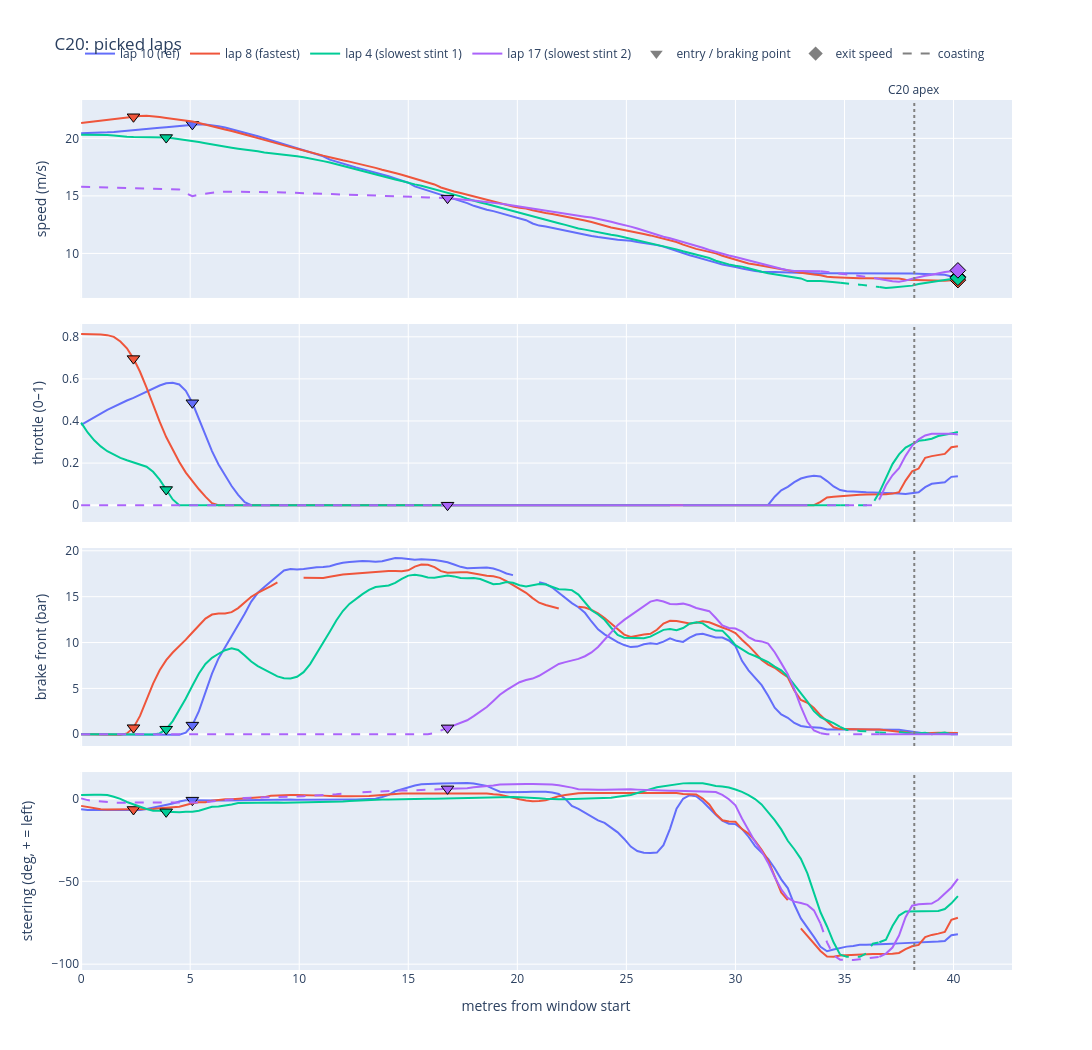

Here is the notebook cell this chart was saved with:
### Markdown cell above
Lap 21's data is not reliable. It is already braking at around 4 bar at the start of the window and there is a break in the brake trace at around 16 to 18 m, so its entry point at 18 m is not its real braking point. It also enters around 4 m/s slower than lap 10 and still comes out as the fastest, which is not possible. This is because the position data (s) of lap 21 is broken in this part of the track, after a gap in the data the position catches up quickly and the time in the window comes out too short. So lap 21 will be left out.

### Code cell
gt.loc[(gt["group"] == "C20") & (gt["lap"] == 21), "gap"] = True   # s broken on lap 21 around C20 (catch-up after a NaN run)
picks = pick_laps(gt, ref)
plot_group("C20").show()

### Figure 1 — Plotly figure (JSON) as saved in the notebook; plotly's stock layout.template omitted (floating-point values rounded to 4 significant figures; data arrays with more than 128 entries replaced by an {"elided": "..."} marker saying what was removed)
{"data": [{"legendgroup": "10", "line": {"color": "#636EFA"}, "mode": "lines", "name": "lap 10 (ref)", "showlegend": true, "type": "scatter", "x": {"elided": "135 float values"}, "xaxis": "x", "y": {"elided": "135 float values"}, "yaxis": "y"}, {"legendgroup": "10", "line": {"color": "#636EFA", "dash": "dash"}, "mode": "lines", "name": "lap 10 (ref) coasting", "showlegend": false, "type": "scatter", "x": {"elided": "135 float values"}, "xaxis": "x", "y": {"elided": "135 float values"}, "yaxis": "y"}, {"hoverinfo": "text", "hovertext": "lap 10: C20 entry (braking)", "legendgroup": "10", "marker": {"color": "#636EFA", "line": {"color": "black", "width": 1}, "size": 11, "symbol": "triangle-down"}, "mode": "markers", "name": "lap 10 (ref)", "showlegend": false, "type": "scatter", "x": [5.1], "xaxis": "x", "y": [21.22], "yaxis": "y"}, {"legendgroup": "10", "line": {"color": "#636EFA"}, "mode": "lines", "name": "lap 10 (ref)", "showlegend": false, "type": "scatter", "x": {"elided": "135 float values"}, "xaxis": "x2", "y": {"elided": "135 float values"}, "yaxis": "y2"}, {"legendgroup": "10", "line": {"color": "#636EFA", "dash": "dash"}, "mode": "lines", "name": "lap 10 (ref) coasting", "showlegend": false, "type": "scatter", "x": {"elided": "135 float values"}, "xaxis": "x2", "y": {"elided": "135 float values"}, "yaxis": "y2"}, {"hoverinfo": "text", "hovertext": "lap 10: C20 entry (braking)", "legendgroup": "10", "marker": {"color": "#636EFA", "line": {"color": "black", "width": 1}, "size": 11, "symbol": "triangle-down"}, "mode": "markers", "name": "lap 10 (ref)", "showlegend": false, "type": "scatter", "x": [5.1], "xaxis": "x2", "y": [0.4865], "yaxis": "y2"}, {"legendgroup": "10", "line": {"color": "#636EFA"}, "mode": "lines", "name": "lap 10 (ref)", "showlegend": false, "type": "scatter", "x": {"elided": "135 float values"}, "xaxis": "x3", "y": {"elided": "135 float values"}, "yaxis": "y3"}, {"legendgroup": "10", "line": {"color": "#636EFA", "dash": "dash"}, "mode": "lines", "name": "lap 10 (ref) coasting", "showlegend": false, "type": "scatter", "x": {"elided": "135 float values"}, "xaxis": "x3", "y": {"elided": "135 float values"}, "yaxis": "y3"}, {"hoverinfo": "text", "hovertext": "lap 10: C20 entry (braking)", "legendgroup": "10", "marker": {"color": "#636EFA", "line": {"color": "black", "width": 1}, "size": 11, "symbol": "triangle-down"}, "mode": "markers", "name": "lap 10 (ref)", "showlegend": false, "type": "scatter", "x": [5.1], "xaxis": "x3", "y": [0.9962], "yaxis": "y3"}, {"legendgroup": "10", "line": {"color": "#636EFA"}, "mode": "lines", "name": "lap 10 (ref)", "showlegend": false, "type": "scatter", "x": {"elided": "135 float values"}, "xaxis": "x4", "y": {"elided": "135 float values"}, "yaxis": "y4"}, {"legendgroup": "10", "line": {"color": "#636EFA", "dash": "dash"}, "mode": "lines", "name": "lap 10 (ref) coasting", "showlegend": false, "type": "scatter", "x": {"elided": "135 float values"}, "xaxis": "x4", "y": {"elided": "135 float values"}, "yaxis": "y4"}, {"hoverinfo": "text", "hovertext": "lap 10: C20 entry (braking)", "legendgroup": "10", "marker": {"color": "#636EFA", "line": {"color": "black", "width": 1}, "size": 11, "symbol": "triangle-down"}, "mode": "markers", "name": "lap 10 (ref)", "showlegend": false, "type": "scatter", "x": [5.1], "xaxis": "x4", "y": [-1.032], "yaxis": "y4"}, {"hoverinfo": "text", "hovertext": "lap 10: exit 7.96 m/s", "legendgroup": "10", "marker": {"color": "#636EFA", "line": {"color": "black", "width": 1}, "size": 12, "symbol": "diamond"}, "mode": "markers", "name": "lap 10 (ref)", "showlegend": false, "type": "scatter", "x": [40.2], "xaxis": "x", "y": [7.961], "yaxis": "y"}, {"legendgroup": "8", "line": {"color": "#EF553B"}, "mode": "lines", "name": "lap 8 (fastest)", "showlegend": true, "type": "scatter", "x": {"elided": "135 float values"}, "xaxis": "x", "y": {"elided": "135 float values"}, "yaxis": "y"}, {"legendgroup": "8", "line": {"color": "#EF553B", "dash": "dash"}, "mode": "lines", "name": "lap 8 (fastest) coasting", "showlegend": false, "type": "scatter", "x": {"elided": "135 float values"}, "xaxis": "x", "y": {"elided": "135 float values"}, "yaxis": "y"}, {"hoverinfo": "text", "hovertext": "lap 8: C20 entry (braking)", "legendgroup": "8", "marker": {"color": "#EF553B", "line": {"color": "black", "width": 1}, "size": 11, "symbol": "triangle-down"}, "mode": "markers", "name": "lap 8 (fastest)", "showlegend": false, "type": "scatter", "x": [2.4], "xaxis": "x", "y": [21.88], "yaxis": "y"}, {"legendgroup": "8", "line": {"color": "#EF553B"}, "mode": "lines", "name": "lap 8 (fastest)", "showlegend": false, "type": "scatter", "x": {"elided": "135 float values"}, "xaxis": "x2", "y": {"elided": "135 float values"}, "yaxis": "y2"}, {"legendgroup": "8", "line": {"color": "#EF553B", "dash": "dash"}, "mode": "lines", "name": "lap 8 (fastest) coasting", "showlegend": false, "type": "scatter", "x": {"elided": "135 float values"}, "xaxis": "x2", "y": {"elided": "135 float values"}, "yaxis": "y2"}, {"hoverinfo": "text", "hovertext": "lap 8: C20 entry (braking)", "legendgroup": "8", "marker": {"color": "#EF553B", "line": {"color": "black", "width": 1}, "size": 11, "symbol": "triangle-down"}, "mode": "markers", "name": "lap 8 (fastest)", "showlegend": false, "type": "scatter", "x": [2.4], "xaxis": "x2", "y": [0.6964], "yaxis": "y2"}, {"legendgroup": "8", "line": {"color": "#EF553B"}, "mode": "lines", "name": "lap 8 (fastest)", "showlegend": false, "type": "scatter", "x": {"elided": "135 float values"}, "xaxis": "x3", "y": {"elided": "135 float values"}, "yaxis": "y3"}, {"legendgroup": "8", "line": {"color": "#EF553B", "dash": "dash"}, "mode": "lines", "name": "lap 8 (fastest) coasting", "showlegend": false, "type": "scatter", "x": {"elided": "135 float values"}, "xaxis": "x3", "y": {"elided": "135 float values"}, "yaxis": "y3"}, {"hoverinfo": "text", "hovertext": "lap 8: C20 entry (braking)", "legendgroup": "8", "marker": {"color": "#EF553B", "line": {"color": "black", "width": 1}, "size": 11, "symbol": "triangle-down"}, "mode": "markers", "name": "lap 8 (fastest)", "showlegend": false, "type": "scatter", "x": [2.4], "xaxis": "x3", "y": [0.7164], "yaxis": "y3"}, {"legendgroup": "8", "line": {"color": "#EF553B"}, "mode": "lines", "name": "lap 8 (fastest)", "showlegend": false, "type": "scatter", "x": {"elided": "135 float values"}, "xaxis": "x4", "y": {"elided": "135 float values"}, "yaxis": "y4"}, {"legendgroup": "8", "line": {"color": "#EF553B", "dash": "dash"}, "mode": "lines", "name": "lap 8 (fastest) coasting", "showlegend": false, "type": "scatter", "x": {"elided": "135 float values"}, "xaxis": "x4", "y": {"elided": "135 float values"}, "yaxis": "y4"}, {"hoverinfo": "text", "hovertext": "lap 8: C20 entry (braking)", "legendgroup": "8", "marker": {"color": "#EF553B", "line": {"color": "black", "width": 1}, "size": 11, "symbol": "triangle-down"}, "mode": "markers", "name": "lap 8 (fastest)", "showlegend": false, "type": "scatter", "x": [2.4], "xaxis": "x4", "y": [-6.655], "yaxis": "y4"}, {"hoverinfo": "text", "hovertext": "lap 8: exit 7.68 m/s", "legendgroup": "8", "marker": {"color": "#EF553B", "line": {"color": "black", "width": 1}, "size": 12, "symbol": "diamond"}, "mode": "markers", "name": "lap 8 (fastest)", "showlegend": false, "type": "scatter", "x": [40.2], "xaxis": "x", "y": [7.681], "yaxis": "y"}, {"legendgroup": "4", "line": {"color": "#00CC96"}, "mode": "lines", "name": "lap 4 (slowest stint 1)", "showlegend": true, "type": "scatter", "x": {"elided": "135 float values"}, "xaxis": "x", "y": {"elided": "135 float values"}, "yaxis": "y"}, {"legendgroup": "4", "line": {"color": "#00CC96", "dash": "dash"}, "mode": "lines", "name": "lap 4 (slowest stint 1) coasting", "showlegend": false, "type": "scatter", "x": {"elided": "135 float values"}, "xaxis": "x", "y": {"elided": "135 float values"}, "yaxis": "y"}, {"hoverinfo": "text", "hovertext": "lap 4: C20 entry (braking)", "legendgroup": "4", "marker": {"color": "#00CC96", "line": {"color": "black", "width": 1}, "size": 11, "symbol": "triangle-down"}, "mode": "markers", "name": "lap 4 (slowest stint 1)", "showlegend": false, "type": "scatter", "x": [3.9], "xaxis": "x", "y": [20.07], "yaxis": "y"}, {"legendgroup": "4", "line": {"color": "#00CC96"}, "mode": "lines", "name": "lap 4 (slowest stint 1)", "showlegend": false, "type": "scatter", "x": {"elided": "135 float values"}, "xaxis": "x2", "y": {"elided": "135 float values"}, "yaxis": "y2"}, {"legendgroup": "4", "line": {"color": "#00CC96", "dash": "dash"}, "mode": "lines", "name": "lap 4 (slowest stint 1) coasting", "showlegend": false, "type": "scatter", "x": {"elided": "135 float values"}, "xaxis": "x2", "y": {"elided": "135 float values"}, "yaxis": "y2"}, {"hoverinfo": "text", "hovertext": "lap 4: C20 entry (braking)", "legendgroup": "4", "marker": {"color": "#00CC96", "line": {"color": "black", "width": 1}, "size": 11, "symbol": "triangle-down"}, "mode": "markers", "name": "lap 4 (slowest stint 1)", "showlegend": false, "type": "scatter", "x": [3.9], "xaxis": "x2", "y": [0.07427], "yaxis": "y2"}, {"legendgroup": "4", "line": {"color": "#00CC96"}, "mode": "lines", "name": "lap 4 (slowest stint 1)", "showlegend": false, "type": "scatter", "x": {"elided": "135 float values"}, "xaxis": "x3", "y": {"elided": "135 float values"}, "yaxis": "y3"}, {"legendgroup": "4", "line": {"color": "#00CC96", "dash": "dash"}, "mode": "lines", "name": "lap 4 (slowest stint 1) coasting", "showlegend": false, "type": "scatter", "x": {"elided": "135 float values"}, "xaxis": "x3", "y": {"elided": "135 float values"}, "yaxis": "y3"}, {"hoverinfo": "text", "hovertext": "lap 4: C20 entry (braking)", "legendgroup": "4", "marker": {"color": "#00CC96", "line": {"color": "black", "width": 1}, "size": 11, "symbol": "triangle-down"}, "mode": "markers", "name": "lap 4 (slowest stint 1)", "showlegend": false, "type": "scatter", "x": [3.9], "xaxis": "x3", "y": [0.5509], "yaxis": "y3"}, {"legendgroup": "4", "line": {"color": "#00CC96"}, "mode": "lines", "name": "lap 4 (slowest stint 1)", "showlegend": false, "type": "scatter", "x": {"elided": "135 float values"}, "xaxis": "x4", "y": {"elided": "135 float values"}, "yaxis": "y4"}, {"legendgroup": "4", "line": {"color": "#00CC96", "dash": "dash"}, "mode": "lines", "name": "lap 4 (slowest stint 1) coasting", "showlegend": false, "type": "scatter", "x": {"elided": "135 float values"}, "xaxis": "x4", "y": {"elided": "135 float values"}, "yaxis": "y4"}, {"hoverinfo": "text", "hovertext": "lap 4: C20 entry (braking)", "legendgroup": "4", "marker": {"color": "#00CC96", "line": {"color": "black", "width": 1}, "size": 11, "symbol": "triangle-down"}, "mode": "markers", "name": "lap 4 (slowest stint 1)", "showlegend": false, "type": "scatter", "x": [3.9], "xaxis": "x4", "y": [-8.064], "yaxis": "y4"}, {"hoverinfo": "text", "hovertext": "lap 4: exit 7.88 m/s", "legendgroup": "4", "marker": {"color": "#00CC96", "line": {"color": "black", "width": 1}, "size": 12, "symbol": "diamond"}, "mode": "markers", "name": "lap 4 (slowest stint 1)", "showlegend": false, "type": "scatter", "x": [40.2], "xaxis": "x", "y": [7.88], "yaxis": "y"}, {"legendgroup": "17", "line": {"color": "#AB63FA"}, "mode": "lines", "name": "lap 17 (slowest stint 2)", "showlegend": true, "type": "scatter", "x": {"elided": "135 float values"}, "xaxis": "x", "y": {"elided": "135 float values"}, "yaxis": "y"}, {"legendgroup": "17", "line": {"color": "#AB63FA", "dash": "dash"}, "mode": "lines", "name": "lap 17 (slowest stint 2) coasting", "showlegend": false, "type": "scatter", "x": {"elided": "135 float values"}, "xaxis": "x", "y": {"elided": "135 float values"}, "yaxis": "y"}, {"hoverinfo": "text", "hovertext": "lap 17: C20 entry (braking)", "legendgroup": "17", "marker": {"color": "#AB63FA", "line": {"color": "black", "width": 1}, "size": 11, "symbol": "triangle-down"}, "mode": "markers", "name": "lap 17 (slowest stint 2)", "showlegend": false, "type": "scatter", "x": [16.8], "xaxis": "x", "y": [14.8], "yaxis": "y"}, {"legendgroup": "17", "line": {"color": "#AB63FA"}, "mode": "lines", "name": "lap 17 (slowest stint 2)", "showlegend": false, "type": "scatter", "x": {"elided": "135 float values"}, "xaxis": "x2", "y": {"elided": "135 float values"}, "yaxis": "y2"}, {"legendgroup": "17", "line": {"color": "#AB63FA", "dash": "dash"}, "mode": "lines", "name": "lap 17 (slowest stint 2) coasting", "showlegend": false, "type": "scatter", "x": {"elided": "135 float values"}, "xaxis": "x2", "y": {"elided": "135 float values"}, "yaxis": "y2"}, {"hoverinfo": "text", "hovertext": "lap 17: C20 entry (braking)", "legendgroup": "17", "marker": {"color": "#AB63FA", "line": {"color": "black", "width": 1}, "size": 11, "symbol": "triangle-down"}, "mode": "markers", "name": "lap 17 (slowest stint 2)", "showlegend": false, "type": "scatter", "x": [16.8], "xaxis": "x2", "y": [0], "yaxis": "y2"}, {"legendgroup": "17", "line": {"color": "#AB63FA"}, "mode": "lines", "name": "lap 17 (slowest stint 2)", "showlegend": false, "type": "scatter", "x": {"elided": "135 float values"}, "xaxis": "x3", "y": {"elided": "135 float values"}, "yaxis": "y3"}, {"legendgroup": "17", "line": {"color": "#AB63FA", "dash": "dash"}, "mode": "lines", "name": "lap 17 (slowest stint 2) coasting", "showlegend": false, "type": "scatter", "x": {"elided": "135 float values"}, "xaxis": "x3", "y": {"elided": "135 float values"}, "yaxis": "y3"}, {"hoverinfo": "text", "hovertext": "lap 17: C20 entry (braking)", "legendgroup": "17", "marker": {"color": "#AB63FA", "line": {"color": "black", "width": 1}, "size": 11, "symbol": "triangle-down"}, "mode": "markers", "name": "lap 17 (slowest stint 2)", "showlegend": false, "type": "scatter", "x": [16.8], "xaxis": "x3", "y": [0.6972], "yaxis": "y3"}, {"legendgroup": "17", "line": {"color": "#AB63FA"}, "mode": "lines", "name": "lap 17 (slowest stint 2)", "showlegend": false, "type": "scatter", "x": {"elided": "135 float values"}, "xaxis": "x4", "y": {"elided": "135 float values"}, "yaxis": "y4"}, {"legendgroup": "17", "line": {"color": "#AB63FA", "dash": "dash"}, "mode": "lines", "name": "lap 17 (slowest stint 2) coasting", "showlegend": false, "type": "scatter", "x": {"elided": "135 float values"}, "xaxis": "x4", "y": {"elided": "135 float values"}, "yaxis": "y4"}, {"hoverinfo": "text", "hovertext": "lap 17: C20 entry (braking)", "legendgroup": "17", "marker": {"color": "#AB63FA", "line": {"color": "black", "width": 1}, "size": 11, "symbol": "triangle-down"}, "mode": "markers", "name": "lap 17 (slowest stint 2)", "showlegend": false, "type": "scatter", "x": [16.8], "xaxis": "x4", "y": [5.794], "yaxis": "y4"}, {"hoverinfo": "text", "hovertext": "lap 17: exit 8.53 m/s", "legendgroup": "17", "marker": {"color": "#AB63FA", "line": {"color": "black", "width": 1}, "size": 12, "symbol": "diamond"}, "mode": "markers", "name": "lap 17 (slowest stint 2)", "showlegend": false, "type": "scatter", "x": [40.2], "xaxis": "x", "y": [8.529], "yaxis": "y"}, {"marker": {"color": "grey", "size": 11, "symbol": "triangle-down"}, "mode": "markers", "name": "entry / braking point", "type": "scatter", "x": [null], "xaxis": "x", "y": [null], "yaxis": "y"}, {"marker": {"color": "grey", "size": 11, "symbol": "diamond"}, "mode": "markers", "name": "exit speed", "type": "scatter", "x": [null], "xaxis": "x", "y": [null], "yaxis": "y"}, {"line": {"color": "grey", "dash": "dash"}, "mode": "lines", "name": "coasting", "type": "scatter", "x": [null], "xaxis": "x", "y": [null], "yaxis": "y"}], "layout": {"annotations": [{"showarrow": false, "text": "C20 apex", "x": 38.2, "y": 1, "yanchor": "bottom", "yref": "paper"}], "height": 1050, "legend": {"orientation": "h", "y": 1.07}, "shapes": [{"line": {"color": "grey", "dash": "dot"}, "type": "line", "x0": 38.2, "x1": 38.2, "xref": "x", "y0": 0, "y1": 1, "yref": "y domain"}, {"line": {"color": "grey", "dash": "dot"}, "type": "line", "x0": 38.2, "x1": 38.2, "xref": "x2", "y0": 0, "y1": 1, "yref": "y2 domain"}, {"line": {"color": "grey", "dash": "dot"}, "type": "line", "x0": 38.2, "x1": 38.2, "xref": "x3", "y0": 0, "y1": 1, "yref": "y3 domain"}, {"line": {"color": "grey", "dash": "dot"}, "type": "line", "x0": 38.2, "x1": 38.2, "xref": "x4", "y0": 0, "y1": 1, "yref": "y4 domain"}], "title": {"text": "C20: picked laps"}, "width": 1300, "xaxis": {"anchor": "y", "domain": [0, 1], "matches": "x4", "showticklabels": false}, "xaxis2": {"anchor": "y2", "domain": [0, 1], "matches": "x4", "showticklabels": false}, "xaxis3": {"anchor": "y3", "domain": [0, 1], "matches": "x4", "showticklabels": false}, "xaxis4": {"anchor": "y4", "domain": [0, 1], "title": {"text": "metres from window start"}}, "yaxis": {"anchor": "x", "domain": [0.7725, 1], "title": {"text": "speed (m/s)"}}, "yaxis2": {"anchor": "x2", "domain": [0.515, 0.7425], "title": {"text": "throttle (0–1)"}}, "yaxis3": {"anchor": "x3", "domain": [0.2575, 0.485], "title": {"text": "brake front (bar)"}}, "yaxis4": {"anchor": "x4", "domain": [0, 0.2275], "title": {"text": "steering (deg, + = left)"}}}}
